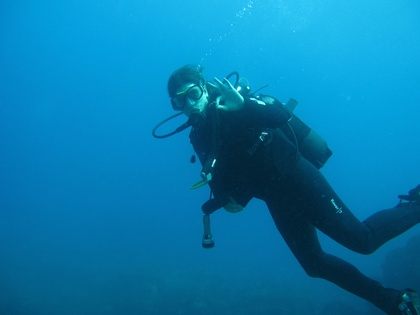
%> input picture project/week3/codeToComplete/test2/test2_dest.jpg, 420 x 315 px, shrunk from 1500 x 1125 before the run
$ octave start_test2.m   (GNU Octave 9; MATLAB toolbox functions it lacks are replaced by stand-ins)
%> lines starting %> are read from the running program, lines starting %| are printed output that depends on the picture; in (x1, y1, x2, y2) boxes, pixels count from 0 and x2, y2 are one past the last pixel; in counts of white or black regions, pixels touching at a corner belong together; the program's own positions count from 1
### project/week3/codeToComplete/G11DiFwd.m
function [ result ] = G11DiFwd( I, hi )
% Compute the Forward finite differences with respect to the
% i coordinate only for the 1:end-1 rows. The last row is not replaced
    if (~exist('hi', 'var'))
        hi=1;
    end;

    result = I;

    result(1:end-1, :) = (I(2:end, :)-I(1:end-1, :))./hi;
end

### project/week3/codeToComplete/G11DiBwd.m
function [ result ] = G11DiBwd( I, hi )
% Compute the backward finite differences with respect to the
% i coordinate only for the 2:end rows. The first row is not replaced
    if (~exist('hi', 'var'))
        hi=1;
    end;

    result=I;

    result(2:end, :) = (I(2:end, :)-I(1:end-1, :))./hi;
end

### project/week3/codeToComplete/G11DjBwd.m
function [ result ] = G11DjBwd( I, hj )
% Compute the backward finite differences with respect to the
% j coordinate only for the 2:end columns. The first column is not replaced
    if (~exist('hj', 'var'))
        hj=1;
    end;

    result=I;

    result(:, 2:end) = (I(:, 2:end)-I(:, 1:end-1))./hj;
end

### project/week3/codeToComplete/G11DjFwd.m
function [ result ] = G11DjFwd( I, hj )
% Compute the Forward finite differences with respect to the
% j coordinate only for the 1:end-1 columns. The last column is not replaced
    if (~exist('hj', 'var'))
        hj=1;
    end;

    result = I;

    result(:, 1:end-1) = (I(:, 2:end)-I(:, 1:end-1))./hj;
end

### project/week3/codeToComplete/test2/start_test2.m
clearvars;
dst = double(imread('test2_dest.jpg'));
src = double(imread('test2_src.jpg'));  % flipped girl, because of the eyes
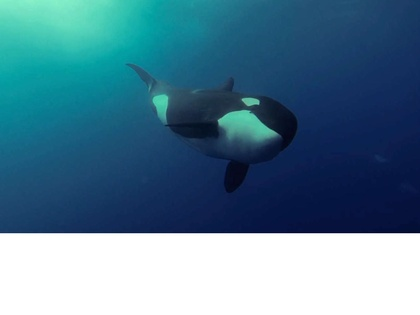
%> input picture project/week3/codeToComplete/test2/test2_src.jpg, 420 x 315 px, shrunk from 1500 x 1125 before the run
[ni,nj, nChannels]=size(dst);
%> ni = 315; nj = 420; nChannels = 3

param.hi=1;
param.hj=1;

mask_src=logical(im2bw(imread('test2_src_mask.jpg'), 0.4));
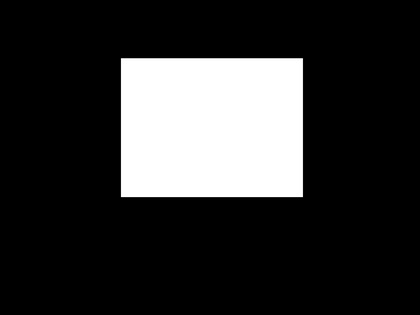
%> input picture project/week3/codeToComplete/test2/test2_src_mask.jpg, 420 x 315 px, shrunk from 1500 x 1125 before the run
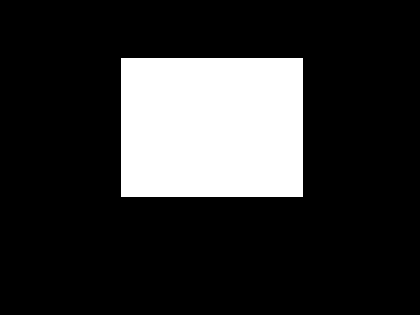
%> mask_src: size 315x420 logical; 19.1% white; 1 white region, box (x1, y1, x2, y2) and area: (121, 58, 303, 197) 25298
mask_dst=logical(im2bw(imread('test2_dest_mask.jpg'), 0.4));
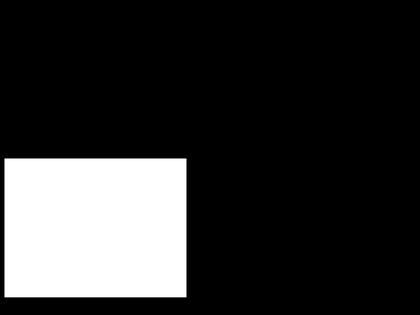
%> input picture project/week3/codeToComplete/test2/test2_dest_mask.jpg, 420 x 315 px, shrunk from 1500 x 1125 before the run
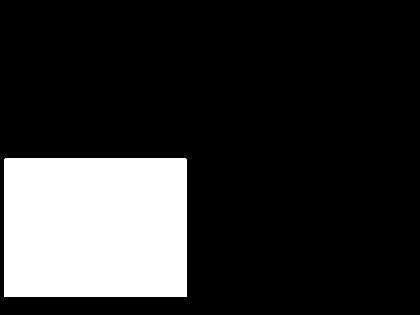
%> mask_dst: size 315x420 logical; 19.2% white; 1 white region, box (x1, y1, x2, y2) and area: (4, 158, 187, 297) 25435


for nC = 1: nChannels
    % source image gradient computed with forward differences
    drivingGrad_i = G11DiFwd(src(:,:,nC),1);  % forward difference vertical
    drivingGrad_j = G11DjFwd(src(:,:,nC),1);  % forward difference horizontal

    % src function laplacian operator
    driving_on_src = -(drivingGrad_i - G11DiBwd(src(:,:,nC),1) + drivingGrad_j - G11DjBwd(src(:,:,nC),1));

    driving_on_dst = zeros(size(src(:,:,1)));
%> (the run ends here)
